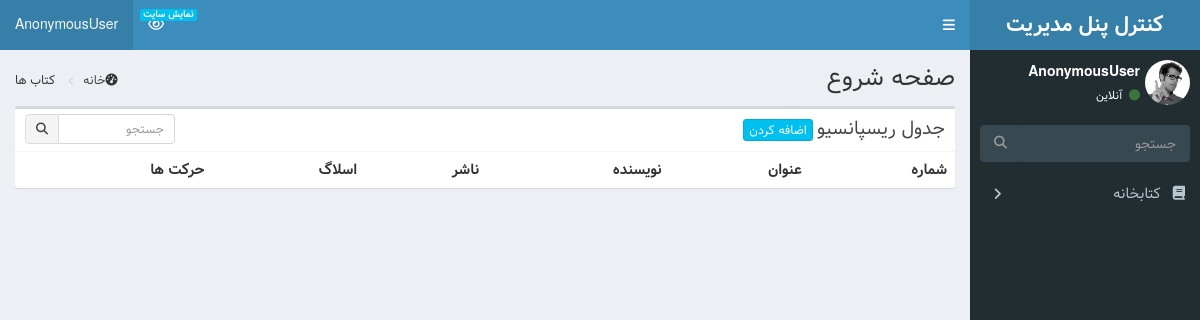
The page /admin_panel/books/ on the database as committed earlier.
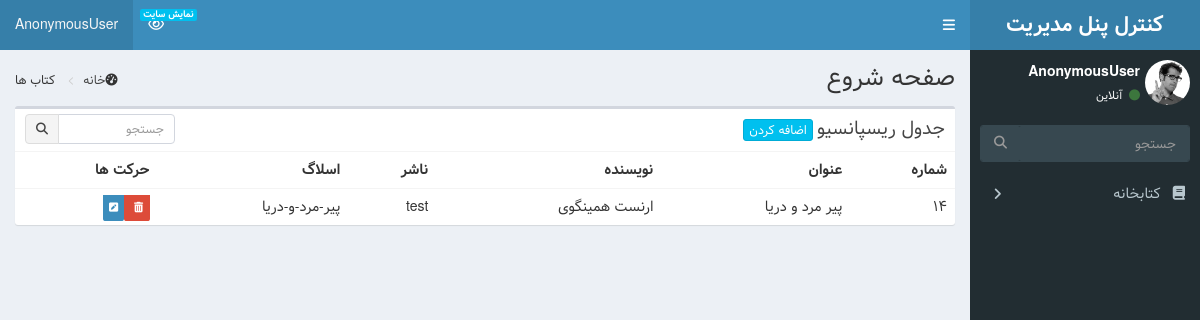
The same page on the database as committed later.
### library/models.py (models this page shows, shortened)
class Books(models.Model):
    title = models.CharField(max_length=50, verbose_name="عنوان")
    slug = models.SlugField(allow_unicode=True, unique=True, editable=False)
    translator = models.ForeignKey(
        Translators,
        verbose_name="مترجم",
        on_delete=models.CASCADE,
        blank=True,
        null=True,
    )
    author = models.ForeignKey(
        Authors, verbose_name="نویسنده", on_delete=models.CASCADE
    )
    genres = models.ManyToManyField(Genres, verbose_name="ژانر")
    publisher = models.ForeignKey(
        Publishers, verbose_name="ناشر", on_delete=models.CASCADE
    )
    book_image = models.ImageField(upload_to="images/books", verbose_name="کاور کتاب")
    detail = models.TextField(verbose_name="توضیحات")

class Authors(models.Model):
    name = models.CharField(max_length=50, verbose_name="نام")
    slug = models.SlugField(allow_unicode=True, unique=True, editable=False)
    def __str__(self):
        return self.name

class Publishers(models.Model):
    title = models.CharField(max_length=50, verbose_name="عنوان")
    website = models.URLField(verbose_name="وب سایت")
    def __str__(self):
        return self.title

### admin_panel/views.py (the view)
# urls.py: path("books/", views.BooksListView.as_view(), name="books_admin"),
class BooksListView(ListView):
    template_name = "admin_panel/books/books_list.html"
    model = models.Books
    context_object_name = "books"

### admin_panel/templates/admin_panel/books/books_list.html (shortened to what this page needs)
{% extends 'admin_panel/basic.html' %}
{% block content %}
<section class="content-header">
    <h1>
        صفحه شروع
    </h1>
    <ol class="breadcrumb">
        <li><i class="fa fa-dashboard"></i><a href="{% url "admin" %}"> خانه</a></li>
        <li> کتاب ها</li>
    </ol>
</section>
<section class="content">
    <div class="row">
        <div class="col-xs-12">
            <div class="box">
                <div class="box-header">
                    <h3 class="box-title">جدول ریسپانسیو</h3>
                    <div class="box-tools">
                        <div class="input-group input-group-sm" style="width: 150px;">
                            <input type="text" name="table_search" class="form-control pull-right" placeholder="جستجو">
                            <div class="input-group-btn">
                                <button type="submit" class="btn btn-default"><i class="fa fa-search"></i></button>
                            </div>
                        </div>
                    </div>
                    <a class="btn btn-info btn-xs" href="{% url 'books_create' %}">اضافه کردن</a>
                </div>
                <div class="box-body table-responsive no-padding">
                    <table class="table table-hover">
                        <tbody>
                            <tr>
                                <th>شماره</th>
                                <th>عنوان</th>
                                <th>نویسنده</th>
                                <th>ناشر</th>
                                <th>اسلاگ</th>
                                <th>حرکت ها</th>
                            </tr>
                            {% for book in books %}
                            <tr>
                                <td>{{book.id}}</td>
                                <td>{{book.title}}</td>
                                <td>{{book.author}}</td>
                                <td>{{book.publisher}}</td>
                                <td>{{book.slug}}</td>
                                <td>
                                    <a href="{%url 'book_delete' book.pk %}" class="label-danger">
                                        <span class="label label-danger">
                                            <i class="fa fa-trash"></i>
                                        </span>
                                    </a>
                                    <a href="{%url 'book_update' book.pk %}" class="label-primary">
                                        <span class="label label-primary">
                                            <i class="fa  fa-pencil-square"></i>
                                        </span>
                                    </a>
                                </td>
                            </tr>
                            {% endfor %}
                        </tbody>
                    </table>
                </div>
            </div>
        </div>
    </div>
</section>
{% endblock content %}

Rows that differ between the two databases and show on the page:
added Books: id "14", title "پیر مرد و دریا", author "ارنست همینگوی", publisher "test", slug "پیر-مرد-و-دریا"
